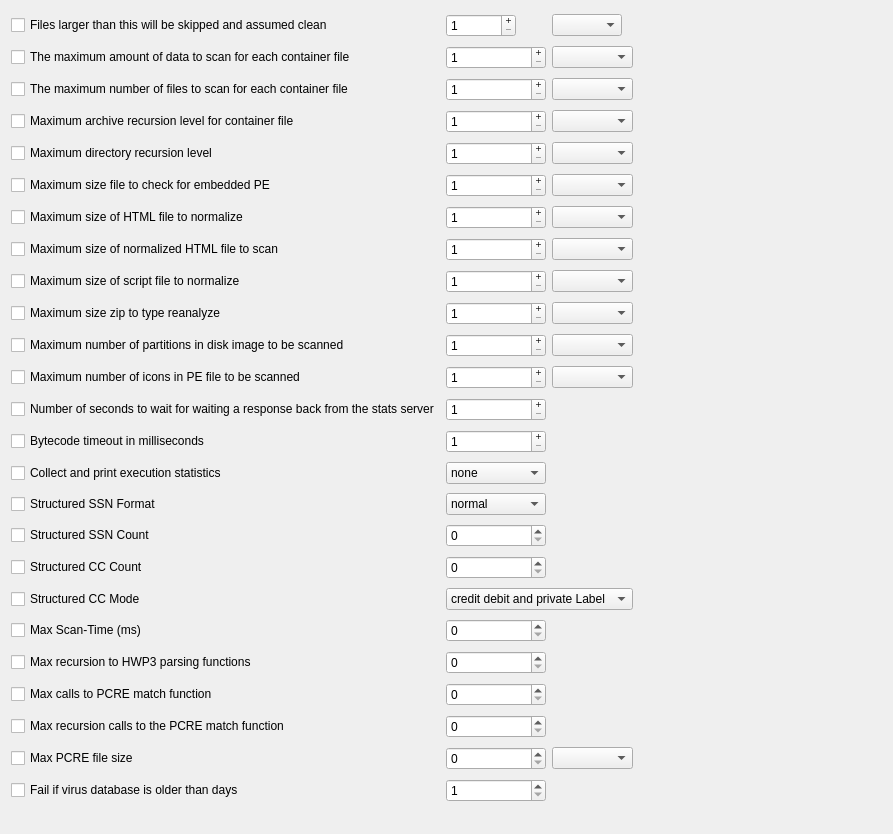
     <widget class="QWidget" name="scrollAreaWidgetContents">
      <property name="geometry">
       <rect>
        <x>0</x>
        <y>-43</y>
        <width>893</width>
        <height>834</height>
       </rect>
      </property>
      <layout class="QGridLayout" name="gridLayout_2">
       <item row="10" column="1">
        <widget class="QSpinBox" name="maxNumberOfPartitionsInDiskImageSpinBox">
         <property name="buttonSymbols">
          <enum>QAbstractSpinBox::PlusMinus</enum>
         </property>
         <property name="minimum">
          <number>1</number>
         </property>
         <property name="maximum">
          <number>999</number>
         </property>
        </widget>
       </item>
       <item row="9" column="2">
        <widget class="QComboBox" name="maxSizeZipToTypeReanalzeComboBox">
         <item>
          <property name="text">
           <string/>
          </property>
         </item>
         <item>
          <property name="text">
           <string>K</string>
          </property>
         </item>
         <item>
          <property name="text">
           <string>M</string>
          </property>
         </item>
        </widget>
       </item>
       <item row="6" column="0">
        <widget class="QCheckBox" name="maxSizeHTMLFileToNormalizeCheckBox">
         <property name="text">
          <string>Maximum size of HTML file to normalize</string>
         </property>
        </widget>
       </item>
       <item row="11" column="0">
        <widget class="QCheckBox" name="maxNumberOfIconsInPEFileCheckBox">
         <property name="text">
          <string>Maximum number of icons in PE file to be scanned</string>
         </property>
        </widget>
       </item>
       <item row="8" column="2">
        <widget class="QComboBox" name="maxSizeOfScriptFileToNormalizeComboBox">
         <item>
          <property name="text">
           <string/>
          </property>
         </item>
         <item>
          <property name="text">
           <string>K</string>
          </property>
         </item>
         <item>
          <property name="text">
           <string>M</string>
          </property>
         </item>
        </widget>
       </item>
       <item row="11" column="2">
        <widget class="QComboBox" name="maxNumberOfIconsInPEFileComboBox">
         <item>
          <property name="text">
           <string/>
          </property>
         </item>
         <item>
          <property name="text">
           <string>K</string>
          </property>
         </item>
         <item>
          <property name="text">
           <string>M</string>
          </property>
         </item>
         <item>
          <property name="text">
           <string>G</string>
          </property>
         </item>
        </widget>
       </item>
       <item row="2" column="0">
        <widget class="QCheckBox" name="maxNumberForContainerCheckBox">
         <property name="text">
          <string>The maximum number of files to scan for each container file</string>
         </property>
        </widget>
       </item>
       <item row="14" column="0">
        <widget class="QCheckBox" name="collectAndPrintExecutionStatisticsCheckBox">
         <property name="text">
          <string>Collect and print execution statistics</string>
         </property>
        </widget>
       </item>
       <item row="23" column="1">
        <widget class="QSpinBox" name="maxPCREFileSizeSpinBox"/>
       </item>
       <item row="16" column="0">
        <widget class="QCheckBox" name="structuredSSNCountCheckBox">
         <property name="text">
          <string>Structured SSN Count</string>
         </property>
        </widget>
       </item>
       <item row="2" column="1">
        <widget class="QSpinBox" name="maxNumberForContainerSpinBox">
         <property name="buttonSymbols">
          <enum>QAbstractSpinBox::PlusMinus</enum>
         </property>
         <property name="minimum">
          <number>1</number>
         </property>
         <property name="maximum">
          <number>999</number>
         </property>
        </widget>
       </item>
       <item row="22" column="1">
        <widget class="QSpinBox" name="maxRecursionPCREMatchSpinBox">
         <property name="maximum">
          <number>999</number>
         </property>
        </widget>
       </item>
       <item row="15" column="0">
        <widget class="QCheckBox" name="structuredSSNFormatCheckBox">
         <property name="text">
          <string>Structured SSN Format</string>
         </property>
        </widget>
       </item>
       <item row="8" column="3">
        <spacer name="horizontalSpacer">
         <property name="orientation">
          <enum>Qt::Horizontal</enum>
         </property>
         <property name="sizeHint" stdset="0">
          <size>
           <width>40</width>
           <height>20</height>
          </size>
         </property>
        </spacer>
       </item>
       <item row="10" column="0">
        <widget class="QCheckBox" name="maxNumberOfPartitionsInDiskImageCheckBox">
         <property name="text">
          <string>Maximum number of partitions in disk image to be scanned</string>
         </property>
        </widget>
       </item>
       <item row="5" column="1">
        <widget class="QSpinBox" name="maxSizeFileForPESpinBox">
         <property name="buttonSymbols">
          <enum>QAbstractSpinBox::PlusMinus</enum>
         </property>
         <property name="minimum">
          <number>1</number>
         </property>
         <property name="maximum">
          <number>999</number>
         </property>
        </widget>
       </item>
       <item row="8" column="0">
        <widget class="QCheckBox" name="maxSizeOfScriptFileToNormalizeCheckBox">
         <property name="text">
          <string>Maximum size of script file to normalize</string>
         </property>
        </widget>
       </item>
       <item row="2" column="2">
        <widget class="QComboBox" name="maxNumberForContainerComboBox">
         <item>
          <property name="text">
           <string/>
          </property>
         </item>
         <item>
          <property name="text">
           <string>K</string>
          </property>
         </item>
         <item>
          <property name="text">
           <string>M</string>
          </property>
         </item>
        </widget>
       </item>
       <item row="6" column="2">
        <widget class="QComboBox" name="maxSizeHTMLFileToNormalizeComboBox">
         <item>
          <property name="text">
           <string/>
          </property>
         </item>
         <item>
          <property name="text">
           <string>K</string>
          </property>
         </item>
         <item>
          <property name="text">
           <string>M</string>
          </property>
         </item>
        </widget>
       </item>
       <item row="14" column="1">
        <widget class="QComboBox" name="collectAndPrintExecutionStatisticsComboBox">
         <item>
          <property name="text">
           <string>none</string>
          </property>
         </item>
         <item>
          <property name="text">
           <string>bytecode</string>
          </property>
         </item>
         <item>
          <property name="text">
           <string>pcre</string>
          </property>
         </item>
        </widget>
       </item>
       <item row="6" column="1">
        <widget class="QSpinBox" name="maxSizeHTMLFileToNormalizeSpinBox">
         <property name="buttonSymbols">
          <enum>QAbstractSpinBox::PlusMinus</enum>
         </property>
         <property name="minimum">
          <number>1</number>
         </property>
         <property name="maximum">
          <number>999</number>
         </property>
        </widget>
       </item>
       <item row="12" column="1">
        <widget class="QSpinBox" name="numberOfSecondsToWaitForResponseSpinBox">
         <property name="locale">
          <locale language="English" country="UnitedStates"/>
         </property>
         <property name="buttonSymbols">
          <enum>QAbstractSpinBox::PlusMinus</enum>
         </property>
         <property name="minimum">
          <number>1</number>
         </property>
         <property name="maximum">
          <number>999</number>
         </property>
        </widget>
       </item>
       <item row="1" column="0">
        <widget class="QCheckBox" name="maxAmountForContainerCheckBox">
         <property name="text">
          <string>The maximum amount of data to scan for each container file</string>
         </property>
        </widget>
       </item>
       <item row="0" column="1">
        <widget class="QSpinBox" name="filesLargerThanThisSpinBox">
         <property name="sizePolicy">
          <sizepolicy hsizetype="Fixed" vsizetype="Fixed">
           <horstretch>0</horstretch>
           <verstretch>0</verstretch>
          </sizepolicy>
         </property>
         <property name="minimumSize">
          <size>
           <width>70</width>
           <height>0</height>
          </size>
         </property>
         <property name="maximumSize">
          <size>
           <width>16777215</width>
           <height>70</height>
          </size>
         </property>
         <property name="buttonSymbols">
          <enum>QAbstractSpinBox::PlusMinus</enum>
         </property>
         <property name="minimum">
          <number>1</number>
         </property>
         <property name="maximum">
          <number>999</number>
         </property>
        </widget>
       </item>
       <item row="0" column="0">
        <widget class="QCheckBox" name="filesLargerThanThisCheckBox">
         <property name="text">
          <string>Files larger than this will be skipped and assumed clean</string>
         </property>
        </widget>
       </item>
       <item row="11" column="1">
        <widget class="QSpinBox" name="maxNumberOfIconsInPEFileSpinBox">
         <property name="buttonSymbols">
          <enum>QAbstractSpinBox::PlusMinus</enum>
         </property>
         <property name="minimum">
          <number>1</number>
         </property>
         <property name="maximum">
          <number>999</number>
         </property>
        </widget>
       </item>
       <item row="10" column="2">
        <widget class="QComboBox" name="maxNumberOfPartitionsInDiskImageComboBox">
         <item>
          <property name="text">
           <string/>
          </property>
         </item>
         <item>
          <property name="text">
           <string>K</string>
          </property>
         </item>
         <item>
          <property name="text">
           <string>M</string>
          </property>
         </item>
        </widget>
       </item>
       <item row="3" column="1">
        <widget class="QSpinBox" name="maxArchiveRecursionForContainerSpinBox">
         <property name="buttonSymbols">
          <enum>QAbstractSpinBox::PlusMinus</enum>
         </property>
         <property name="minimum">
          <number>1</number>
         </property>
         <property name="maximum">
          <number>999</number>
         </property>
        </widget>
       </item>
       <item row="21" column="1">
        <widget class="QSpinBox" name="maxPCREMatchSpinBox">
         <property name="maximum">
          <number>999</number>
         </property>
        </widget>
       </item>
       <item row="9" column="0">
        <widget class="QCheckBox" name="maxSizeZipToTypeReanalzeCheckBox">
         <property name="text">
          <string>Maximum size zip to type reanalyze</string>
         </property>
        </widget>
       </item>
       <item row="3" column="2">
        <widget class="QComboBox" name="maxArchiveRecursionForContainerComboBox">
         <item>
          <property name="text">
           <string/>
          </property>
         </item>
         <item>
          <property name="text">
           <string>K</string>
          </property>
         </item>
         <item>
          <property name="text">
           <string>M</string>
          </property>
         </item>
        </widget>
       </item>
       <item row="7" column="1">
        <widget class="QSpinBox" name="maxSizeOfNormalizedHTMLFileSpinBox">
         <property name="buttonSymbols">
          <enum>QAbstractSpinBox::PlusMinus</enum>
         </property>
         <property name="minimum">
          <number>1</number>
         </property>
         <property name="maximum">
          <number>999</number>
         </property>
        </widget>
       </item>
       <item row="5" column="0">
        <widget class="QCheckBox" name="maxSizeFileForPECheckBox">
         <property name="text">
          <string>Maximum size file to check for embedded PE</string>
         </property>
        </widget>
       </item>
       <item row="5" column="2">
        <widget class="QComboBox" name="maxSizeFileForPEComboBox">
         <item>
          <property name="text">
           <string/>
          </property>
         </item>
         <item>
          <property name="text">
           <string>K</string>
          </property>
         </item>
         <item>
          <property name="text">
           <string>M</string>
          </property>
         </item>
        </widget>
       </item>
       <item row="19" column="0">
        <widget class="QCheckBox" name="maxScanTimeCheckBox">
         <property name="text">
          <string>Max Scan-Time (ms)</string>
         </property>
        </widget>
       </item>
       <item row="19" column="1">
        <widget class="QSpinBox" name="maxScanTimeSpinBox">
         <property name="maximum">
          <number>999</number>
         </property>
        </widget>
       </item>
       <item row="13" column="0">
        <widget class="QCheckBox" name="numberOfSecondsToWaitForByteCodeCheckBox">
         <property name="text">
          <string>Bytecode timeout in milliseconds</string>
         </property>
        </widget>
       </item>
       <item row="4" column="2">
        <widget class="QComboBox" name="maxDirRecursionLevelComboBox">
         <item>
          <property name="text">
           <string/>
          </property>
         </item>
         <item>
          <property name="text">
           <string>K</string>
          </property>
         </item>
         <item>
          <property name="text">
           <string>M</string>
          </property>
         </item>
        </widget>
       </item>
       <item row="1" column="2">
        <widget class="QComboBox" name="maxAmountForContainerComboBox">
         <item>
          <property name="text">
           <string/>
          </property>
         </item>
         <item>
          <property name="text">
           <string>K</string>
          </property>
         </item>
         <item>
          <property name="text">
           <string>M</string>
          </property>
         </item>
        </widget>
       </item>
       <item row="4" column="0">
        <widget class="QCheckBox" name="maxDirRecursionLevelCheckBox">
         <property name="text">
          <string>Maximum directory recursion level</string>
         </property>
        </widget>
       </item>
       <item row="1" column="1">
        <widget class="QSpinBox" name="maxAmountForContainerSpinBox">
         <property name="minimumSize">
          <size>
           <width>0</width>
           <height>0</height>
          </size>
         </property>
         <property name="maximumSize">
          <size>
           <width>16777215</width>
           <height>16777215</height>
          </size>
         </property>
         <property name="buttonSymbols">
          <enum>QAbstractSpinBox::PlusMinus</enum>
         </property>
         <property name="minimum">
          <number>1</number>
         </property>
         <property name="maximum">
          <number>999</number>
         </property>
        </widget>
       </item>
       <item row="15" column="1">
        <widget class="QComboBox" name="structuredSSNFormatComboBox">
         <item>
          <property name="text">
           <string>normal</string>
          </property>
         </item>
         <item>
          <property name="text">
           <string>stripped</string>
          </property>
         </item>
         <item>
          <property name="text">
           <string>both</string>
          </property>
         </item>
        </widget>
       </item>
       <item row="16" column="1">
        <widget class="QSpinBox" name="structuredSSNCountSpinBox"/>
       </item>
       <item row="17" column="1">
        <widget class="QSpinBox" name="structuredCCCountSpinBox"/>
       </item>
       <item row="17" column="0">
        <widget class="QCheckBox" name="structuredCCCountCheckBox">
         <property name="text">
          <string>Structured CC Count</string>
         </property>
        </widget>
       </item>
       <item row="3" column="0">
        <widget class="QCheckBox" name="maxArchiveRecursionForContainerCheckBox">
         <property name="text">
          <string>Maximum archive recursion level for container file</string>
         </property>
        </widget>
       </item>
       <item row="23" column="2">
        <widget class="QComboBox" name="maxPCREFileSizeComboBox">
         <item>
          <property name="text">
           <string/>
          </property>
         </item>
         <item>
          <property name="text">
           <string>K</string>
          </property>
         </item>
         <item>
          <property name="text">
           <string>M</string>
          </property>
         </item>
        </widget>
       </item>
       <item row="18" column="0">
        <widget class="QCheckBox" name="structuredCCModeCheckBox">
         <property name="text">
          <string>Structured CC Mode</string>
         </property>
        </widget>
       </item>
       <item row="21" column="0">
        <widget class="QCheckBox" name="maxPCREMatchCheckBox">
         <property name="text">
          <string>Max calls to PCRE match function</string>
         </property>
        </widget>
       </item>
       <item row="12" column="0">
        <widget class="QCheckBox" name="numberOfSecondsToWaitForResponseCheckBox">
         <property name="locale">
          <locale language="English" country="UnitedStates"/>
         </property>
         <property name="text">
          <string>Number of seconds to wait for waiting a response back from the stats server</string>
         </property>
        </widget>
       </item>
       <item row="4" column="1">
        <widget class="QSpinBox" name="maxDirRecursionLevelSpinBox">
         <property name="buttonSymbols">
          <enum>QAbstractSpinBox::PlusMinus</enum>
         </property>
         <property name="minimum">
          <number>1</number>
         </property>
         <property name="maximum">
          <number>999</number>
         </property>
        </widget>
       </item>
       <item row="0" column="2">
        <widget class="QComboBox" name="filesLargerThanThisComboBox">
         <property name="sizePolicy">
          <sizepolicy hsizetype="Fixed" vsizetype="Fixed">
           <horstretch>0</horstretch>
           <verstretch>0</verstretch>
          </sizepolicy>
         </property>
         <property name="minimumSize">
          <size>
           <width>70</width>
           <height>0</height>
          </size>
         </property>
         <property name="maximumSize">
          <size>
           <width>70</width>
           <height>16777215</height>
          </size>
         </property>
         <item>
          <property name="text">
           <string/>
          </property>
         </item>
         <item>
          <property name="text">
           <string>K</string>
          </property>
         </item>
         <item>
          <property name="text">
           <string>M</string>
          </property>
         </item>
        </widget>
       </item>
       <item row="20" column="1">
        <widget class="QSpinBox" name="maxRecursionHWP3SpinBox">
         <property name="maximum">
          <number>999</number>
         </property>
        </widget>
       </item>
       <item row="7" column="2">
        <widget class="QComboBox" name="maxSizeOfNormalizedHTMLFileComboBox">
         <item>
          <property name="text">
           <string/>
          </property>
         </item>
         <item>
          <property name="text">
           <string>K</string>
          </property>
         </item>
         <item>
          <property name="text">
           <string>M</string>
          </property>
         </item>
        </widget>
       </item>
       <item row="13" column="1">
        <widget class="QSpinBox" name="numberOfSecondsToWaitForByteCodeSpinBox">
         <property name="buttonSymbols">
          <enum>QAbstractSpinBox::PlusMinus</enum>
         </property>
         <property name="minimum">
          <number>1</number>
         </property>
         <property name="maximum">
          <number>9999</number>
         </property>
        </widget>
       </item>
       <item row="22" column="0">
        <widget class="QCheckBox" name="maxRecursionPCREMatchCheckBox">
         <property name="text">
          <string>Max recursion calls to the PCRE match function</string>
         </property>
        </widget>
       </item>
       <item row="23" column="0">
        <widget class="QCheckBox" name="maxPCREFileSizeCheckBox">
         <property name="text">
          <string>Max PCRE file size</string>
         </property>
        </widget>
       </item>
       <item row="9" column="1">
        <widget class="QSpinBox" name="maxSizeZipToTypeReanalzeSpinBox">
         <property name="buttonSymbols">
          <enum>QAbstractSpinBox::PlusMinus</enum>
         </property>
         <property name="minimum">
          <number>1</number>
         </property>
         <property name="maximum">
          <number>999</number>
         </property>
        </widget>
       </item>
       <item row="20" column="0">
        <widget class="QCheckBox" name="maxRecursionHWP3CheckBox">
         <property name="text">
          <string>Max recursion to HWP3 parsing functions</string>
         </property>
        </widget>
       </item>
       <item row="7" column="0">
        <widget class="QCheckBox" name="maxSizeOfNormalizedHTMLFileCheckBox">
         <property name="text">
          <string>Maximum size of normalized HTML file to scan</string>
         </property>
        </widget>
       </item>
       <item row="8" column="1">
        <widget class="QSpinBox" name="maxSizeOfScriptFileToNormalizeSpinBox">
         <property name="buttonSymbols">
          <enum>QAbstractSpinBox::PlusMinus</enum>
         </property>
         <property name="minimum">
          <number>1</number>
         </property>
         <property name="maximum">
          <number>999</number>
         </property>
        </widget>
       </item>
       <item row="18" column="1" colspan="2">
        <widget class="QComboBox" name="structuredCCModeComboBox">
         <item>
          <property name="text">
           <string>credit debit and private Label</string>
          </property>
         </item>
         <item>
          <property name="text">
           <string>credit card only</string>
          </property>
         </item>
        </widget>
       </item>
       <item row="24" column="0">
        <widget class="QCheckBox" name="databaseOutdatedCheckBox">
         <property name="text">
          <string>Fail if virus database is older than days</string>
         </property>
        </widget>
       </item>
       <item row="24" column="1">
        <widget class="QSpinBox" name="databaseOutdatedSpinBox">
         <property name="minimum">
          <number>1</number>
         </property>
        </widget>
       </item>
      </layout>
     </widget>
